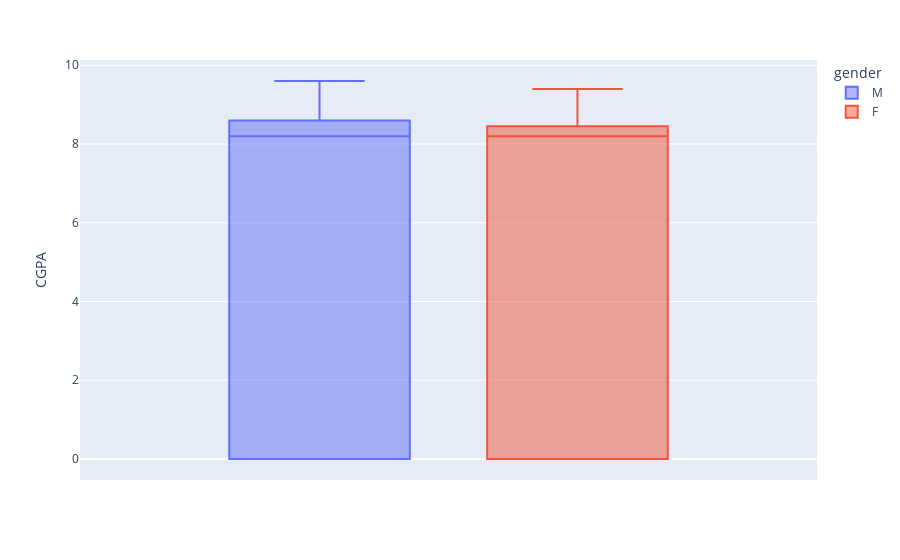

Write notebook code for a chart like this one.
### Markdown cell above
But what could be the reason behind this ? let's see if most females have high GPA and that helped while some females failed and that brought overall GPA down to male average

### Code cell
px.box(df, color="gender", y='CGPA')

### Figure 1 — Plotly figure (JSON) as saved in the notebook; plotly's stock layout.template omitted (floating-point values rounded to 4 significant figures)
{"data": [{"alignmentgroup": "True", "hovertemplate": "gender=M<br>CGPA=%{y}<extra></extra>", "legendgroup": "M", "marker": {"color": "#636efa"}, "name": "M", "notched": false, "offsetgroup": "M", "orientation": "v", "showlegend": true, "type": "box", "x0": " ", "xaxis": "x", "y": [8.2, 9.2, 8.8, 8.2, 0, 8.8, 0, 9.6, 9.4, 0, 8.8, 0, 8, 8.4, 9.6, 0, 0, 0, 0, 0, 0, 8.8, 8.6, 8, 8.2, 8, 8.6, 9, 0, 8.2, 0, 0, 9.2, 8.4, 8.4, 8, 8.4, 8.6, 0, 7.6, 0, 8.4, 8.4, 8.8, 0, 0, 0, 8.4, 8.4, 8.8, 7.6, 0, 0, 0, 0, 0, 0, 8.4, 8.8, 8.2, 0, 8.6, 9.2, 9.2, 8.8, 8.4, 8.4, 9.6, 0, 7.8, 7.8, 0, 8.2, 8.2, 9.4, 7.8, 9.4, 0, 0, 8.8, 8.6, 8.6, 0, 9, 0, 0, 0, 7.8, 8.4, 0, 8.4, 0], "y0": " ", "yaxis": "y"}, {"alignmentgroup": "True", "hovertemplate": "gender=F<br>CGPA=%{y}<extra></extra>", "legendgroup": "F", "marker": {"color": "#EF553B"}, "name": "F", "notched": false, "offsetgroup": "F", "orientation": "v", "showlegend": true, "type": "box", "x0": " ", "xaxis": "x", "y": [0, 8.4, 8.8, 7.2, 9.2, 0, 0, 8.2, 8.8, 0, 8.4, 9.2, 0, 0, 0, 0, 8.4, 0, 0, 8.2, 8.6, 9.4, 8.2, 0, 8.2], "y0": " ", "yaxis": "y"}], "layout": {"boxmode": "group", "legend": {"title": {"text": "gender"}, "tracegroupgap": 0}, "margin": {"t": 60}, "xaxis": {"anchor": "y", "domain": [0, 1]}, "yaxis": {"anchor": "x", "domain": [0, 1], "title": {"text": "CGPA"}}}}
